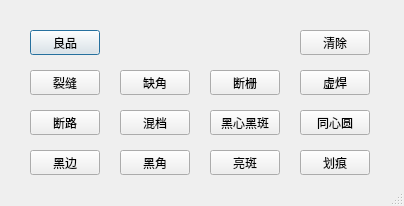
<?xml version="1.0" encoding="UTF-8"?>
<ui version="4.0">
 <class>LabelTypeDialog</class>
 <widget class="QDialog" name="LabelTypeDialog">
  <property name="geometry">
   <rect>
    <x>0</x>
    <y>0</y>
    <width>404</width>
    <height>206</height>
   </rect>
  </property>
  <property name="windowTitle">
   <string>分类</string>
  </property>
  <property name="sizeGripEnabled">
   <bool>true</bool>
  </property>
  <widget class="QPushButton" name="good">
   <property name="geometry">
    <rect>
     <x>30</x>
     <y>30</y>
     <width>70</width>
     <height>25</height>
    </rect>
   </property>
   <property name="text">
    <string>良品</string>
   </property>
  </widget>
  <widget class="QPushButton" name="liefeng">
   <property name="geometry">
    <rect>
     <x>30</x>
     <y>70</y>
     <width>70</width>
     <height>25</height>
    </rect>
   </property>
   <property name="text">
    <string>裂缝</string>
   </property>
  </widget>
  <widget class="QPushButton" name="quejiao">
   <property name="geometry">
    <rect>
     <x>120</x>
     <y>70</y>
     <width>70</width>
     <height>25</height>
    </rect>
   </property>
   <property name="text">
    <string>缺角</string>
   </property>
  </widget>
  <widget class="QPushButton" name="duanshan">
   <property name="geometry">
    <rect>
     <x>210</x>
     <y>70</y>
     <width>70</width>
     <height>25</height>
    </rect>
   </property>
   <property name="text">
    <string>断栅</string>
   </property>
  </widget>
  <widget class="QPushButton" name="duanlu">
   <property name="geometry">
    <rect>
     <x>30</x>
     <y>110</y>
     <width>70</width>
     <height>25</height>
    </rect>
   </property>
   <property name="text">
    <string>断路</string>
   </property>
  </widget>
  <widget class="QPushButton" name="hundang">
   <property name="geometry">
    <rect>
     <x>120</x>
     <y>110</y>
     <width>70</width>
     <height>25</height>
    </rect>
   </property>
   <property name="text">
    <string>混档</string>
   </property>
  </widget>
  <widget class="QPushButton" name="heixinheiban">
   <property name="geometry">
    <rect>
     <x>210</x>
     <y>110</y>
     <width>70</width>
     <height>25</height>
    </rect>
   </property>
   <property name="text">
    <string>黑心黑斑</string>
   </property>
  </widget>
  <widget class="QPushButton" name="tongxinyuan">
   <property name="geometry">
    <rect>
     <x>300</x>
     <y>110</y>
     <width>70</width>
     <height>25</height>
    </rect>
   </property>
   <property name="text">
    <string>同心圆</string>
   </property>
  </widget>
  <widget class="QPushButton" name="xuhan">
   <property name="geometry">
    <rect>
     <x>300</x>
     <y>70</y>
     <width>70</width>
     <height>25</height>
    </rect>
   </property>
   <property name="text">
    <string>虚焊</string>
   </property>
  </widget>
  <widget class="QPushButton" name="heibian">
   <property name="geometry">
    <rect>
     <x>30</x>
     <y>150</y>
     <width>70</width>
     <height>25</height>
    </rect>
   </property>
   <property name="text">
    <string>黑边</string>
   </property>
  </widget>
  <widget class="QPushButton" name="heijiao">
   <property name="geometry">
    <rect>
     <x>120</x>
     <y>150</y>
     <width>70</width>
     <height>25</height>
    </rect>
   </property>
   <property name="text">
    <string>黑角</string>
   </property>
  </widget>
  <widget class="QPushButton" name="liangban">
   <property name="geometry">
    <rect>
     <x>210</x>
     <y>150</y>
     <width>70</width>
     <height>25</height>
    </rect>
   </property>
   <property name="text">
    <string>亮斑</string>
   </property>
  </widget>
  <widget class="QPushButton" name="huahen">
   <property name="geometry">
    <rect>
     <x>300</x>
     <y>150</y>
     <width>70</width>
     <height>25</height>
    </rect>
   </property>
   <property name="text">
    <string>划痕</string>
   </property>
  </widget>
  <widget class="QPushButton" name="clear">
   <property name="geometry">
    <rect>
     <x>300</x>
     <y>30</y>
     <width>70</width>
     <height>25</height>
    </rect>
   </property>
   <property name="text">
    <string>清除</string>
   </property>
  </widget>
 </widget>
 <resources/>
 <connections>
  <connection>
   <sender>good</sender>
   <signal>clicked()</signal>
   <receiver>LabelTypeDialog</receiver>
   <slot>close()</slot>
   <hints>
    <hint type="sourcelabel">
     <x>208</x>
     <y>183</y>
    </hint>
    <hint type="destinationlabel">
     <x>213</x>
     <y>230</y>
    </hint>
   </hints>
  </connection>
 </connections>
</ui>
